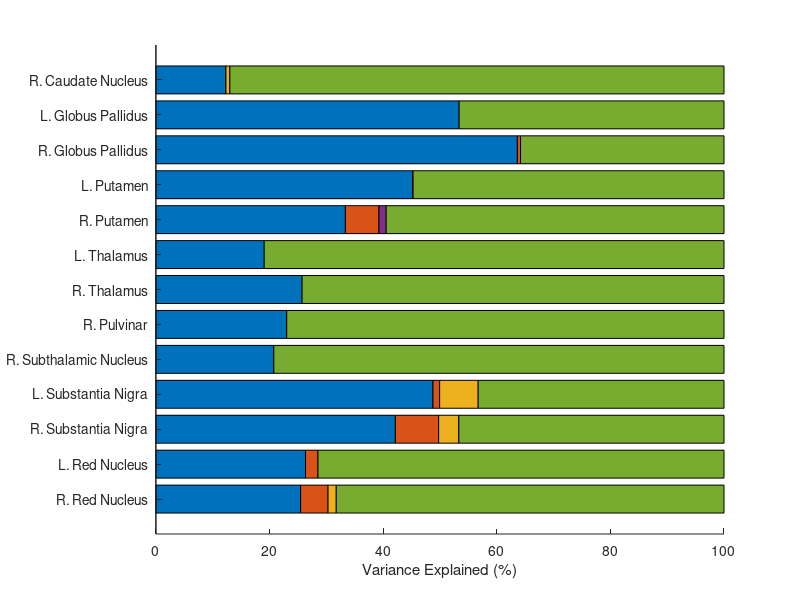

Reproduce this figure in MATLAB. (Note: this script raises an error after producing the figure.)
% figure_variance_explained.m
%
% Script for generating the horizontal bar-chart figure of variance
% explained by each variable in the GLM, for use with the Sickle-UK data
% set, with statistics generated by SICKLE_GLM_ANALYSIS.m
% 
%
%       Copyright (C) University College London, 2025
%
%
% Created by MT Cherukara, April 2024
%
% CHANGELOG:
%
% 2025-03-11 (MTC). Refactored and brought into alignment with the other
%       scripts in this folder, ready for the paper.

clearvars;

%% Select Data

% Load in the data
load('SickleUK_GLMResultsPegboardRight_R2s.mat')
load('ROI_names.mat');

% We only want to plot certain significant ROIs
sign_rois = find(res_pv < 0.05);
nrois = length(sign_rois);


%% Process 

% Nice ROI names, for displaying
roi_names_nice = {' L. Caudate Nucleus';' R. Caudate Nucleus';...
                  ' L. Globus Pallidus';' R. Globus Pallidus';...
                  ' L. Putamen';' R. Putamen';...
                  ' L. Thalamus';' R. Thalamus';...
                  ' L. Pulvinar';' R. Pulvinar';...
                  ' L. Subthalamic Nucleus';' R. Subthalamic Nucleus';...
                  ' L. Substantia Nigra';' R. Substantia Nigra';...
                  ' L. Red Nucleus';' R. Red Nucleus';...
                  ' L. Dentate';'R. Dentate'};
roi_names_nice = roi_names_nice(sign_rois);

% Extract only the significant names
roi_names = roi_names(sign_rois);

% Extract only the significant columns
arr_Rsquared = arr_Rsquared(:,sign_rois);

% % Combine left and right pegboard scores
% arr_Rsquared(end+1,:) = arr_Rsquared(4,:) + arr_Rsquared(5,:);
% arr_Rsquared(4:5,:) = [];

% Subtract variance explained by Age from that of Pegboard score
arr_Rsquared(end,:) = arr_Rsquared(end,:) - arr_Rsquared(1,:);

% Set any negative values equal to 0
arr_Rsquared(arr_Rsquared < 0) = 0;

% Unexplained variance
arr_Rsquared(end+1,:) = ones(1,nrois) - sum(arr_Rsquared,1);

% These are the names for the rows of "arr_Rsquared"
var_names = {'Age'; 'Sex'; 'Group'; 'Pegboard'; 'Unexplained'};


%% Plot the Graph

% Bar Chart
figure('WindowStyle','Normal','Position',[100,200,1100,500]);
b = barh(flip(100.*arr_Rsquared',1),'Stacked');
box off;
yticklabels(flip(roi_names_nice));
xlabel('Variance Explained (%)');

% Set colours
b(1).FaceColor = [147,  39,  44]./255;  % UCL Mid Red 100%
b(2).FaceColor = [  0,  43,  85]./255;  % UCL Mid Blue 100%
b(3).FaceColor = [143, 153,  62]./255;  % UCL Mid Green 100%
b(4).FaceColor = [249, 190,   0]./255;  % UCL Yellow 100%
% b(5).FaceColor = [ 98,  32, 113]./255;  % UCL Mid Purple 90%
b(5).FaceColor = [152, 143, 134]./255;  % UCL Grey 90%

% Background colour
% set(gcf,'color',[201, 147, 150]./255);
% set(gca,'color',[201, 147, 150]./255);

% Set y axis limits
set(gca,'YLim',[0.6,length(roi_names)+0.4]);
set(gca,'FontSize',18);